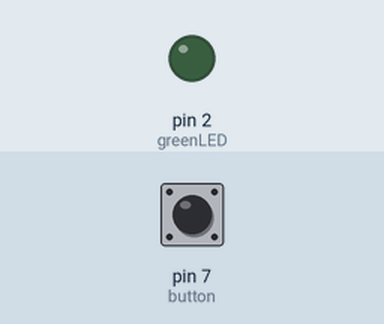
A sketch run on a simulated Arduino Uno, built with avr-gcc and run on an emulated ATmega328P. Shown: output pins drawn as LEDs (lit = HIGH). The test bench sets the inputs (shaded band); at power-on: pin 7 (button) HIGH. What the sketch prints to the serial monitor is not drawn.

Above: at 1.2 s.
1.3 s: pin 7 (button) pulled LOW for 0.15 s
At 1.8 s:
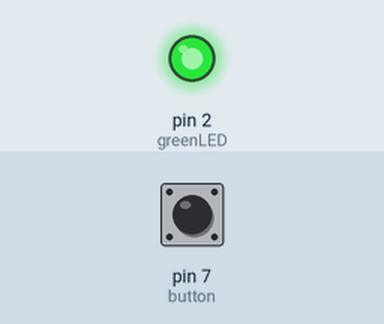
2.9 s: pin 7 (button) pulled LOW for 1 s
At 4.3 s:
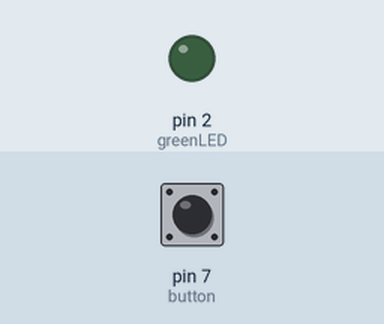
5.4 s: pin 7 (button) pulled LOW for 3.2 s
At 6.2 s:
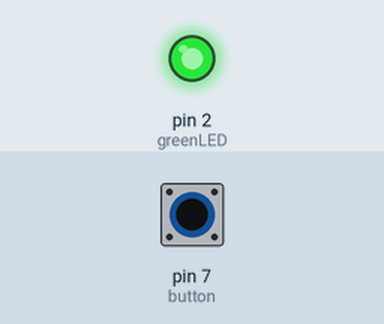
Timing chart, 0 to 8.4 s (numbered marks = the images above; inputs shaded):
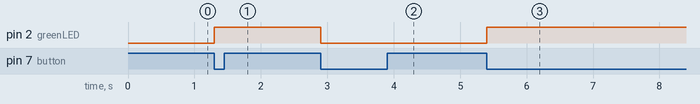

Measured:
- after the input at 1.3 s, pin 2 (greenLED): LOW → HIGH at once
- after the input at 2.9 s, pin 2 (greenLED): HIGH → LOW at once
- after the input at 5.4 s, pin 2 (greenLED): LOW → HIGH at once

The sketch:

Ex3.ino
```cpp
int button = 7;
int greenLED = 2;

void setup() {
  Serial.begin(115200);
  pinMode(greenLED, OUTPUT);
  pinMode(button, INPUT_PULLUP);

}


void loop() {
  Serial.println(digitalRead(button));

  if (!digitalRead(button)) {
    digitalWrite(greenLED, !digitalRead(greenLED));
    while (!digitalRead(button)) {

    }
  }

}
```
